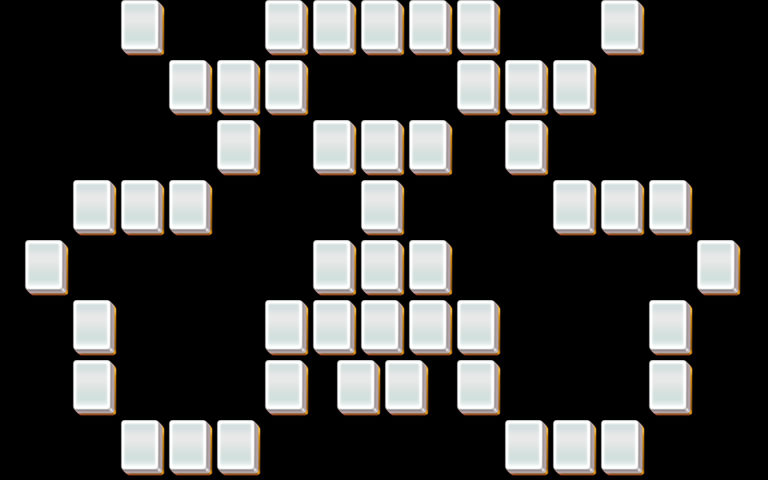

Below is a game level as drawn by its tile map, then a one-line description and the .tmx that defines it (tile-layer data replaced by summaries):
An orthogonal 32x16 tile map with 24x30 px tiles, 3 tile layers (layer1, layer2, layer3).

<map version="1.0" orientation="orthogonal" width="32" height="16" tilewidth="24" tileheight="30">
 <properties>
  <property name="species" value="25" />
 </properties>
 <tileset firstgid="1" name="mahjong" tilewidth="48" tileheight="60">
  <image source="mahjong.png" />
 </tileset>
 <layer name="layer1" width="32" height="16">
  <data>[512 cells, 49 non-empty, 1 distinct tile ids]</data>
 </layer>
 <layer name="layer2" width="32" height="16">
  <data>[512 cells, 49 non-empty, 1 distinct tile ids]</data>
 </layer>
 <layer name="layer3" width="32" height="16">
  <data>[512 cells, 48 non-empty, 1 distinct tile ids]</data>
 </layer>
</map>
